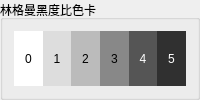
             <widget class="QGroupBox" name="groupBox_6">
              <property name="title">
               <string>林格曼黑度比色卡</string>
              </property>
              <layout class="QHBoxLayout" name="horizontalLayout_26">
               <property name="spacing">
                <number>0</number>
               </property>
               <property name="sizeConstraint">
                <enum>QLayout::SetDefaultConstraint</enum>
               </property>
               <item>
                <widget class="QLabel" name="label_7">
                 <property name="minimumSize">
                  <size>
                   <width>0</width>
                   <height>30</height>
                  </size>
                 </property>
                 <property name="palette">
                  <palette>
                   <active>
                    <colorrole role="Base">
                     <brush brushstyle="SolidPattern">
                      <color alpha="255">
                       <red>255</red>
                       <green>255</green>
                       <blue>255</blue>
                      </color>
                     </brush>
                    </colorrole>
                    <colorrole role="Window">
                     <brush brushstyle="SolidPattern">
                      <color alpha="255">
                       <red>255</red>
                       <green>255</green>
                       <blue>255</blue>
                      </color>
                     </brush>
                    </colorrole>
                   </active>
                   <inactive>
                    <colorrole role="Base">
                     <brush brushstyle="SolidPattern">
                      <color alpha="255">
                       <red>255</red>
                       <green>255</green>
                       <blue>255</blue>
                      </color>
                     </brush>
                    </colorrole>
                    <colorrole role="Window">
                     <brush brushstyle="SolidPattern">
                      <color alpha="255">
                       <red>255</red>
                       <green>255</green>
                       <blue>255</blue>
                      </color>
                     </brush>
                    </colorrole>
                   </inactive>
                   <disabled>
                    <colorrole role="Base">
                     <brush brushstyle="SolidPattern">
                      <color alpha="255">
                       <red>255</red>
                       <green>255</green>
                       <blue>255</blue>
                      </color>
                     </brush>
                    </colorrole>
                    <colorrole role="Window">
                     <brush brushstyle="SolidPattern">
                      <color alpha="255">
                       <red>255</red>
                       <green>255</green>
                       <blue>255</blue>
                      </color>
                     </brush>
                    </colorrole>
                   </disabled>
                  </palette>
                 </property>
                 <property name="autoFillBackground">
                  <bool>true</bool>
                 </property>
                 <property name="styleSheet">
                  <string notr="true"/>
                 </property>
                 <property name="frameShape">
                  <enum>QFrame::NoFrame</enum>
                 </property>
                 <property name="frameShadow">
                  <enum>QFrame::Sunken</enum>
                 </property>
                 <property name="lineWidth">
                  <number>0</number>
                 </property>
                 <property name="text">
                  <string>0</string>
                 </property>
                 <property name="alignment">
                  <set>Qt::AlignCenter</set>
                 </property>
                 <property name="indent">
                  <number>0</number>
                 </property>
                </widget>
               </item>
               <item>
                <widget class="QLabel" name="label_11">
                 <property name="minimumSize">
                  <size>
                   <width>0</width>
                   <height>30</height>
                  </size>
                 </property>
                 <property name="palette">
                  <palette>
                   <active>
                    <colorrole role="Base">
                     <brush brushstyle="SolidPattern">
                      <color alpha="255">
                       <red>255</red>
                       <green>255</green>
                       <blue>255</blue>
                      </color>
                     </brush>
                    </colorrole>
                    <colorrole role="Window">
                     <brush brushstyle="SolidPattern">
                      <color alpha="255">
                       <red>221</red>
                       <green>221</green>
                       <blue>221</blue>
                      </color>
                     </brush>
                    </colorrole>
                   </active>
                   <inactive>
                    <colorrole role="Base">
                     <brush brushstyle="SolidPattern">
                      <color alpha="255">
                       <red>255</red>
                       <green>255</green>
                       <blue>255</blue>
                      </color>
                     </brush>
                    </colorrole>
                    <colorrole role="Window">
                     <brush brushstyle="SolidPattern">
                      <color alpha="255">
                       <red>221</red>
                       <green>221</green>
                       <blue>221</blue>
                      </color>
                     </brush>
                    </colorrole>
                   </inactive>
                   <disabled>
                    <colorrole role="Base">
                     <brush brushstyle="SolidPattern">
                      <color alpha="255">
                       <red>221</red>
                       <green>221</green>
                       <blue>221</blue>
                      </color>
                     </brush>
                    </colorrole>
                    <colorrole role="Window">
                     <brush brushstyle="SolidPattern">
                      <color alpha="255">
                       <red>221</red>
                       <green>221</green>
                       <blue>221</blue>
                      </color>
                     </brush>
                    </colorrole>
                   </disabled>
                  </palette>
                 </property>
                 <property name="autoFillBackground">
                  <bool>true</bool>
                 </property>
                 <property name="styleSheet">
                  <string notr="true"/>
                 </property>
                 <property name="frameShape">
                  <enum>QFrame::NoFrame</enum>
                 </property>
                 <property name="frameShadow">
                  <enum>QFrame::Sunken</enum>
                 </property>
                 <property name="lineWidth">
                  <number>0</number>
                 </property>
                 <property name="text">
                  <string>1</string>
                 </property>
                 <property name="alignment">
                  <set>Qt::AlignCenter</set>
                 </property>
                 <property name="indent">
                  <number>0</number>
                 </property>
                </widget>
               </item>
               <item>
                <widget class="QLabel" name="label_15">
                 <property name="minimumSize">
                  <size>
                   <width>0</width>
                   <height>30</height>
                  </size>
                 </property>
                 <property name="palette">
                  <palette>
                   <active>
                    <colorrole role="Base">
                     <brush brushstyle="SolidPattern">
                      <color alpha="255">
                       <red>255</red>
                       <green>255</green>
                       <blue>255</blue>
                      </color>
                     </brush>
                    </colorrole>
                    <colorrole role="Window">
                     <brush brushstyle="SolidPattern">
                      <color alpha="255">
                       <red>187</red>
                       <green>187</green>
                       <blue>187</blue>
                      </color>
                     </brush>
                    </colorrole>
                   </active>
                   <inactive>
                    <colorrole role="Base">
                     <brush brushstyle="SolidPattern">
                      <color alpha="255">
                       <red>255</red>
                       <green>255</green>
                       <blue>255</blue>
                      </color>
                     </brush>
                    </colorrole>
                    <colorrole role="Window">
                     <brush brushstyle="SolidPattern">
                      <color alpha="255">
                       <red>187</red>
                       <green>187</green>
                       <blue>187</blue>
                      </color>
                     </brush>
                    </colorrole>
                   </inactive>
                   <disabled>
                    <colorrole role="Base">
                     <brush brushstyle="SolidPattern">
                      <color alpha="255">
                       <red>187</red>
                       <green>187</green>
                       <blue>187</blue>
                      </color>
                     </brush>
                    </colorrole>
                    <colorrole role="Window">
                     <brush brushstyle="SolidPattern">
                      <color alpha="255">
                       <red>187</red>
                       <green>187</green>
                       <blue>187</blue>
                      </color>
                     </brush>
                    </colorrole>
                   </disabled>
                  </palette>
                 </property>
                 <property name="autoFillBackground">
                  <bool>true</bool>
                 </property>
                 <property name="styleSheet">
                  <string notr="true"/>
                 </property>
                 <property name="frameShape">
                  <enum>QFrame::NoFrame</enum>
                 </property>
                 <property name="frameShadow">
                  <enum>QFrame::Sunken</enum>
                 </property>
                 <property name="lineWidth">
                  <number>0</number>
                 </property>
                 <property name="text">
                  <string>2</string>
                 </property>
                 <property name="alignment">
                  <set>Qt::AlignCenter</set>
                 </property>
                 <property name="indent">
                  <number>0</number>
                 </property>
                </widget>
               </item>
               <item>
                <widget class="QLabel" name="label_12">
                 <property name="minimumSize">
                  <size>
                   <width>0</width>
                   <height>30</height>
                  </size>
                 </property>
                 <property name="palette">
                  <palette>
                   <active>
                    <colorrole role="Base">
                     <brush brushstyle="SolidPattern">
                      <color alpha="255">
                       <red>255</red>
                       <green>255</green>
                       <blue>255</blue>
                      </color>
                     </brush>
                    </colorrole>
                    <colorrole role="Window">
                     <brush brushstyle="SolidPattern">
                      <color alpha="255">
                       <red>136</red>
                       <green>136</green>
                       <blue>136</blue>
                      </color>
                     </brush>
                    </colorrole>
                   </active>
                   <inactive>
                    <colorrole role="Base">
                     <brush brushstyle="SolidPattern">
                      <color alpha="255">
                       <red>255</red>
                       <green>255</green>
                       <blue>255</blue>
                      </color>
                     </brush>
                    </colorrole>
                    <colorrole role="Window">
                     <brush brushstyle="SolidPattern">
                      <color alpha="255">
                       <red>136</red>
                       <green>136</green>
                       <blue>136</blue>
                      </color>
                     </brush>
                    </colorrole>
                   </inactive>
                   <disabled>
                    <colorrole role="Base">
                     <brush brushstyle="SolidPattern">
                      <color alpha="255">
                       <red>136</red>
                       <green>136</green>
                       <blue>136</blue>
                      </color>
                     </brush>
                    </colorrole>
                    <colorrole role="Window">
                     <brush brushstyle="SolidPattern">
                      <color alpha="255">
                       <red>136</red>
                       <green>136</green>
                       <blue>136</blue>
                      </color>
                     </brush>
                    </colorrole>
                   </disabled>
                  </palette>
                 </property>
                 <property name="autoFillBackground">
                  <bool>true</bool>
                 </property>
                 <property name="styleSheet">
                  <string notr="true"/>
                 </property>
                 <property name="frameShape">
                  <enum>QFrame::NoFrame</enum>
                 </property>
                 <property name="frameShadow">
                  <enum>QFrame::Sunken</enum>
                 </property>
                 <property name="lineWidth">
                  <number>0</number>
                 </property>
                 <property name="text">
                  <string>3</string>
                 </property>
                 <property name="alignment">
                  <set>Qt::AlignCenter</set>
                 </property>
                 <property name="indent">
                  <number>0</number>
                 </property>
                </widget>
               </item>
               <item>
                <widget class="QLabel" name="label_13">
                 <property name="minimumSize">
                  <size>
                   <width>0</width>
                   <height>30</height>
                  </size>
                 </property>
                 <property name="palette">
                  <palette>
                   <active>
                    <colorrole role="WindowText">
                     <brush brushstyle="SolidPattern">
                      <color alpha="255">
                       <red>255</red>
                       <green>255</green>
                       <blue>255</blue>
                      </color>
                     </brush>
                    </colorrole>
                    <colorrole role="Base">
                     <brush brushstyle="SolidPattern">
                      <color alpha="255">
                       <red>255</red>
                       <green>255</green>
                       <blue>255</blue>
                      </color>
                     </brush>
                    </colorrole>
                    <colorrole role="Window">
                     <brush brushstyle="SolidPattern">
                      <color alpha="255">
                       <red>85</red>
                       <green>85</green>
                       <blue>85</blue>
                      </color>
                     </brush>
                    </colorrole>
                   </active>
                   <inactive>
                    <colorrole role="WindowText">
                     <brush brushstyle="SolidPattern">
                      <color alpha="255">
                       <red>255</red>
                       <green>255</green>
                       <blue>255</blue>
                      </color>
                     </brush>
                    </colorrole>
                    <colorrole role="Base">
                     <brush brushstyle="SolidPattern">
                      <color alpha="255">
                       <red>255</red>
                       <green>255</green>
                       <blue>255</blue>
                      </color>
                     </brush>
                    </colorrole>
                    <colorrole role="Window">
                     <brush brushstyle="SolidPattern">
                      <color alpha="255">
                       <red>85</red>
                       <green>85</green>
                       <blue>85</blue>
                      </color>
                     </brush>
                    </colorrole>
                   </inactive>
                   <disabled>
                    <colorrole role="WindowText">
                     <brush brushstyle="SolidPattern">
                      <color alpha="255">
                       <red>120</red>
                       <green>120</green>
                       <blue>120</blue>
                      </color>
                     </brush>
                    </colorrole>
                    <colorrole role="Base">
                     <brush brushstyle="SolidPattern">
                      <color alpha="255">
                       <red>85</red>
                       <green>85</green>
                       <blue>85</blue>
                      </color>
                     </brush>
                    </colorrole>
                    <colorrole role="Window">
                     <brush brushstyle="SolidPattern">
                      <color alpha="255">
                       <red>85</red>
                       <green>85</green>
                       <blue>85</blue>
                      </color>
                     </brush>
                    </colorrole>
                   </disabled>
                  </palette>
                 </property>
                 <property name="autoFillBackground">
                  <bool>true</bool>
                 </property>
                 <property name="styleSheet">
                  <string notr="true"/>
                 </property>
                 <property name="frameShape">
                  <enum>QFrame::NoFrame</enum>
                 </property>
                 <property name="frameShadow">
                  <enum>QFrame::Sunken</enum>
                 </property>
                 <property name="lineWidth">
                  <number>0</number>
                 </property>
                 <property name="text">
                  <string>4</string>
                 </property>
                 <property name="alignment">
                  <set>Qt::AlignCenter</set>
                 </property>
                 <property name="indent">
                  <number>0</number>
                 </property>
                </widget>
               </item>
               <item>
                <widget class="QLabel" name="label_14">
                 <property name="minimumSize">
                  <size>
                   <width>0</width>
                   <height>30</height>
                  </size>
                 </property>
                 <property name="palette">
                  <palette>
                   <active>
                    <colorrole role="WindowText">
                     <brush brushstyle="SolidPattern">
                      <color alpha="255">
                       <red>255</red>
                       <green>255</green>
                       <blue>255</blue>
                      </color>
                     </brush>
                    </colorrole>
                    <colorrole role="Base">
                     <brush brushstyle="SolidPattern">
                      <color alpha="255">
                       <red>255</red>
                       <green>255</green>
                       <blue>255</blue>
                      </color>
                     </brush>
                    </colorrole>
                    <colorrole role="Window">
                     <brush brushstyle="SolidPattern">
                      <color alpha="255">
                       <red>48</red>
                       <green>48</green>
                       <blue>48</blue>
                      </color>
                     </brush>
                    </colorrole>
                   </active>
                   <inactive>
                    <colorrole role="WindowText">
                     <brush brushstyle="SolidPattern">
                      <color alpha="255">
                       <red>255</red>
                       <green>255</green>
                       <blue>255</blue>
                      </color>
                     </brush>
                    </colorrole>
                    <colorrole role="Base">
                     <brush brushstyle="SolidPattern">
                      <color alpha="255">
                       <red>255</red>
                       <green>255</green>
                       <blue>255</blue>
                      </color>
                     </brush>
                    </colorrole>
                    <colorrole role="Window">
                     <brush brushstyle="SolidPattern">
                      <color alpha="255">
                       <red>48</red>
                       <green>48</green>
                       <blue>48</blue>
                      </color>
                     </brush>
                    </colorrole>
                   </inactive>
                   <disabled>
                    <colorrole role="WindowText">
                     <brush brushstyle="SolidPattern">
                      <color alpha="255">
                       <red>120</red>
                       <green>120</green>
                       <blue>120</blue>
                      </color>
                     </brush>
                    </colorrole>
                    <colorrole role="Base">
                     <brush brushstyle="SolidPattern">
                      <color alpha="255">
                       <red>48</red>
                       <green>48</green>
                       <blue>48</blue>
                      </color>
                     </brush>
                    </colorrole>
                    <colorrole role="Window">
                     <brush brushstyle="SolidPattern">
                      <color alpha="255">
                       <red>48</red>
                       <green>48</green>
                       <blue>48</blue>
                      </color>
                     </brush>
                    </colorrole>
                   </disabled>
                  </palette>
                 </property>
                 <property name="autoFillBackground">
                  <bool>true</bool>
                 </property>
                 <property name="styleSheet">
                  <string notr="true"/>
                 </property>
                 <property name="frameShape">
                  <enum>QFrame::NoFrame</enum>
                 </property>
                 <property name="frameShadow">
                  <enum>QFrame::Sunken</enum>
                 </property>
                 <property name="lineWidth">
                  <number>0</number>
                 </property>
                 <property name="text">
                  <string>5</string>
                 </property>
                 <property name="alignment">
                  <set>Qt::AlignCenter</set>
                 </property>
                 <property name="indent">
                  <number>0</number>
                 </property>
                </widget>
               </item>
              </layout>
             </widget>
